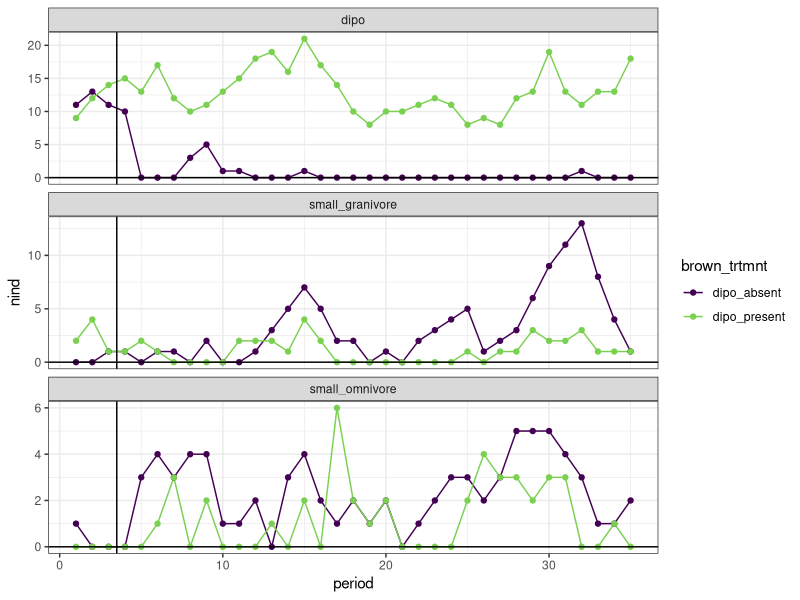

R code for this plot:
## ---- chunk 1
knitr::opts_chunk$set(echo = TRUE)
rats <- read.csv(here::here("lore", "1981_competition", "1981_data_complete.csv"), stringsAsFactors = F)
rat_totals <- read.csv(here::here("lore", "1981_competition", "1981_data_statevars.csv"), stringsAsFactors = F)
library(dplyr)
library(ggplot2)

## ---- chunk 2

ggplot(filter(rat_totals, type != "other"), aes(period, nind, color = brown_trtmnt)) +
  geom_line() +
  geom_point()+
  theme_bw() +
  facet_wrap(vars(type), ncol = 1, scales = "free_y") +
  geom_vline(xintercept = 3.5) +
  geom_hline(yintercept = 0) +
  scale_colour_viridis_d(end = .8)

## ---- chunk 3
# Code based on https://github.com/emchristensen/PlotSwitch/blob/master/FinalAnalysis/rodent-GAM-analyses.R 
library(dplyr)
library(mgcv)
library(ggplot2)
library(cowplot)

rat_plot_totals <- rats %>%
  group_by(plot, period) %>%
  mutate(nind = dplyr::n(),
         biomass = sum(wgt, na.rm = T),
         energy = sum(energy, na.rm = T)) %>%
  select(-day, -stake, -species, -sex, -hfl, -wgt, -tag, -ltag, -granivore, -omnivore, -small_granivore, -small_omnivore, -dipo, -type) %>%
  distinct()

rat_treatment_totals <- rats %>%
  group_by(brown_trtmnt, period) %>%
  summarize(nind = dplyr::n(),
         biomass = sum(wgt, na.rm = T),
         energy = sum(energy, na.rm = T))

# create variables needed for GAM
rat_plot_totals <- rat_plot_totals %>% 
  ungroup() %>%
  mutate(oTreatment = ordered(brown_trtmnt),
                 oPlot      = ordered(plot),
                 plot       = factor(plot))

# GAM model --- includes plot-specific smooths
nind.gam <- gam(nind ~ oPlot + oTreatment + s(newmoonnumber, k = 20) +
                  s(newmoonnumber, by = oTreatment, k = 15) +
                  s(newmoonnumber, by = oPlot),
                data = rat_plot_totals, method = 'REML', family = poisson, select = TRUE, control = gam.control(nthreads = 4))

# could try this with gratia

# just playing, not 100% sure where I'm aiming

